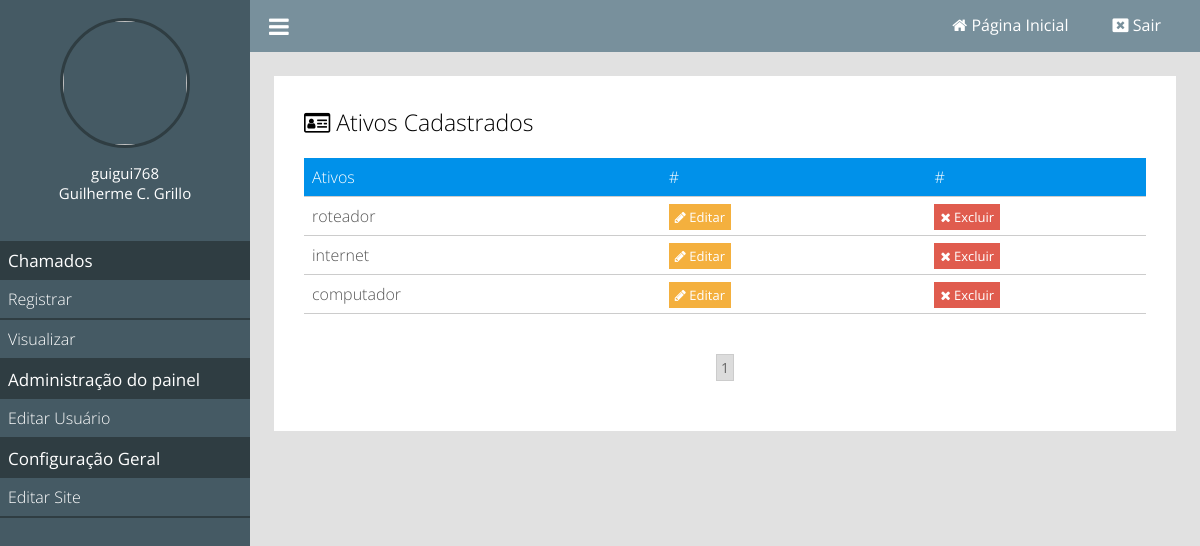
The page /gerenciar-ativos (signed in) on the database its author committed.
### tables this page shows
CREATE TABLE `ativos` (
  `id` int(11) NOT NULL,
  `nome` varchar(255) NOT NULL
);

### classes/MySql.php (called while the page is built)
<?php
	class MySql{
		private static $pdo;
		public static function conectar(){
			if(self::$pdo == null){
				try{
				self::$pdo = new PDO('mysql:host='.HOST.';dbname='.DATABASE,USER,PASSWORD,array(PDO::MYSQL_ATTR_INIT_COMMAND => "SET NAMES utf8"));
				self::$pdo->setAttribute(PDO::ATTR_ERRMODE,PDO::ERRMODE_EXCEPTION);
				}catch(Exception $e){
					echo '<h2>Erro ao conectar</h2>';
				}
			}
			return self::$pdo;
		}
	}
?>

### pages/gerenciar-ativos.php (the view, shortened to what this page needs)
<?php
	$paginaAtual = isset($_GET['pagina']) ? (int)$_GET['pagina'] : 1;
	$porPagina = 4;
	$ativos = Painel::selectAll('ativos',($paginaAtual - 1) * $porPagina,$porPagina);
?>
<div class="box-content">
	<h2><i class="fa fa-id-card-o" aria-hidden="true"></i> Ativos Cadastrados</h2>
	<div class="wraper-table">
	<table>
		<tr>
			<td>Ativos</td>
			<td>#</td>
			<td>#</td>
		</tr>
		<?php
			foreach ($ativos as $key => $value) {
		?>
		<tr>
			<td><?php echo $value['nome']; ?></td>
			<td><a class="btn edit" href="<?php echo INCLUDE_PATH ?>editar-categoria?id=<?php echo $value['id']; ?>"><i class="fa fa-pencil"></i> Editar</a></td>
			<td><a actionBtn="delete" class="btn delete" href="<?php echo INCLUDE_PATH ?>gerenciar-categorias?excluir=<?php echo $value['id']; ?>"><i class="fa fa-times"></i> Excluir</a></td>
		</tr>
		<?php } ?>
	</table>
	</div>
	<div class="paginacao">
		<?php
			$totalPaginas = ceil(count(Painel::selectAll('tb_site.categorias')) / $porPagina);
			for($i = 1; $i <= $totalPaginas; $i++){
				if($i == $paginaAtual)
					echo '<a class="page-selected" href="'.INCLUDE_PATH.'gerenciar-categorias?pagina='.$i.'">'.$i.'</a>';
				else
					echo '<a href="'.INCLUDE_PATH.'gerenciar-categorias?pagina='.$i.'">'.$i.'</a>';
			}
		?>
	</div>
</div>

### estilo/style.css (style rules this page uses)
* { margin: 0; padding: 0; box-sizing: border-box; font-family: "Open Sans"; }
html,body { height: 100%; background: rgb(225,225,225); }
body { overflow-x: hidden; }
.box-content { background: white; padding: 30px; margin-bottom: 25px; }
.box-content h2 { font-weight: 300; font-size: 23px; }
.wraper-table { overflow-x: auto; }
table { font-weight: 300; min-width: 900px; margin:20px 0; width: 100%; border-collapse: collapse; }
table tr:nth-of-type(1) { background: #0091ea; color: white; }
table tr { border-bottom: 1px solid #ccc; }
table tr { color: #555; }
table td { padding: 8px; }
table a.btn { font-weight: normal; font-size: 13px; color: white; text-decoration: none; padding: 4px 6px; }
a.btn.edit { background: #F4B03E; }
a.btn.delete { background: #E05C4E; }
.paginacao { margin:20px 0; text-align: center; }
.paginacao a { font-size: 14px; margin:0 8px; display: inline-block; padding: 3px 4px; border: 1px solid #ccc; text-decoration: none; color: #666; }
.paginacao a.page-selected { background: rgb(220,220,220); }

### rows shown on the page
ativos: nome "roteador"
ativos: nome "internet"
ativos: nome "computador"

### other values the page prints
$_SESSION['user'] "guigui768"
$_SESSION['nome'] "Guilherme C. Grillo"
